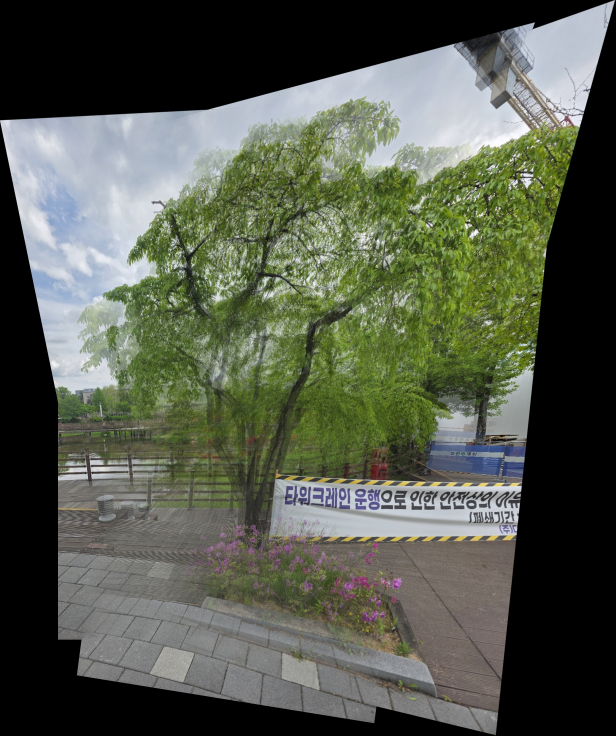
#> input picture stitched_result.jpg, 1846 x 2206 px (shown at 1/3 size)
$ python -i stitch.py   (imports and definitions only)
#> lines starting #> are read from the running program, lines starting #| are printed output that depends on the picture
import cv2
import numpy as np
import os

# [39 lines left out: functions load_images, blend_images, not called in this run]

def stitch_images(images):
    if not images:
        return None

    sift = cv2.SIFT_create()
    bf = cv2.BFMatcher(cv2.NORM_L2, crossCheck=False)

    base_img = images.pop(0)

    while images:
        print(f"\n🔄 남은 퍼즐 조각 {len(images)}장 중, 캔버스와 가장 잘 맞는 조각을 찾는 중...")

        gray_base = cv2.cvtColor(base_img, cv2.COLOR_BGR2GRAY)
        _, mask_base = cv2.threshold(gray_base, 1, 255, cv2.THRESH_BINARY)
        kp_base, des_base = sift.detectAndCompute(base_img, mask_base)

        best_match_count = 0
        best_img_idx = -1
        best_good_matches = []
        best_kp_new = None

        for i, img in enumerate(images):
            gray_new = cv2.cvtColor(img, cv2.COLOR_BGR2GRAY)
            _, mask_new = cv2.threshold(gray_new, 1, 255, cv2.THRESH_BINARY)
            kp_new, des_new = sift.detectAndCompute(img, mask_new)

            if des_new is None or des_base is None:
                continue

            raw_matches = bf.knnMatch(des_new, des_base, k=2)

            good_matches = []
            for m, n in raw_matches:
                if m.distance < 0.7 * n.distance:
                    good_matches.append(m)

            if len(good_matches) > best_match_count:
                best_match_count = len(good_matches)
                best_img_idx = i
                best_good_matches = good_matches
                best_kp_new = kp_new

        if best_match_count < 15:
            print("⚠️ 더 이상 캔버스와 겹치는 사진을 찾을 수 없어 정합을 종료합니다.")
            break

        print(f"  -> 가장 잘 맞는 조각 발견! (매칭점: {best_match_count}개). 블렌딩 병합 시작...")

        best_img = images.pop(best_img_idx)

        pts_new = np.float32([best_kp_new[m.queryIdx].pt for m in best_good_matches]).reshape(-1, 2)
        pts_base = np.float32([kp_base[m.trainIdx].pt for m in best_good_matches]).reshape(-1, 2)

        H, status = cv2.findHomography(pts_new, pts_base, cv2.RANSAC, 5.0)

        if H is None:
            print("❌ 호모그래피 행렬 계산 실패. 이 조각은 건너뜁니다.")
            continue

        h_base, w_base = base_img.shape[:2]
        h_new, w_new = best_img.shape[:2]

        corners_new = np.float32([[0, 0], [0, h_new], [w_new, h_new], [w_new, 0]]).reshape(-1, 1, 2)
        warped_corners_new = cv2.perspectiveTransform(corners_new, H)
        corners_base = np.float32([[0, 0], [0, h_base], [w_base, h_base], [w_base, 0]]).reshape(-1, 1, 2)

        all_corners = np.concatenate((corners_base, warped_corners_new), axis=0)

        [x_min, y_min] = np.int32(all_corners.min(axis=0).ravel() - 0.5)
        [x_max, y_max] = np.int32(all_corners.max(axis=0).ravel() + 0.5)

        result_width = x_max - x_min
        result_height = y_max - y_min

        if result_width > 15000 or result_height > 15000:
            print(f"❌ [경고] 비정상적인 팽창 발생 ({result_width} x {result_height}). 이 조각은 버립니다.")
            continue

        translation_dist = [-x_min, -y_min]
        H_translation = np.array([[1, 0, translation_dist[0]],
                                  [0, 1, translation_dist[1]],
                                  [0, 0, 1]])

        warped_new = cv2.warpPerspective(best_img, H_translation.dot(H), (result_width, result_height))

        warped_base = np.zeros_like(warped_new)
        warped_base[translation_dist[1]:h_base+translation_dist[1], translation_dist[0]:w_base+translation_dist[0]] = base_img

        base_img = blend_images(warped_base, warped_new)

    return base_img

# [31 lines left out: function main, not called in this run]

# [2 lines not run here, left out]

>>> import cv2
>>> picture = cv2.imread('stitched_result.jpg', cv2.IMREAD_GRAYSCALE)
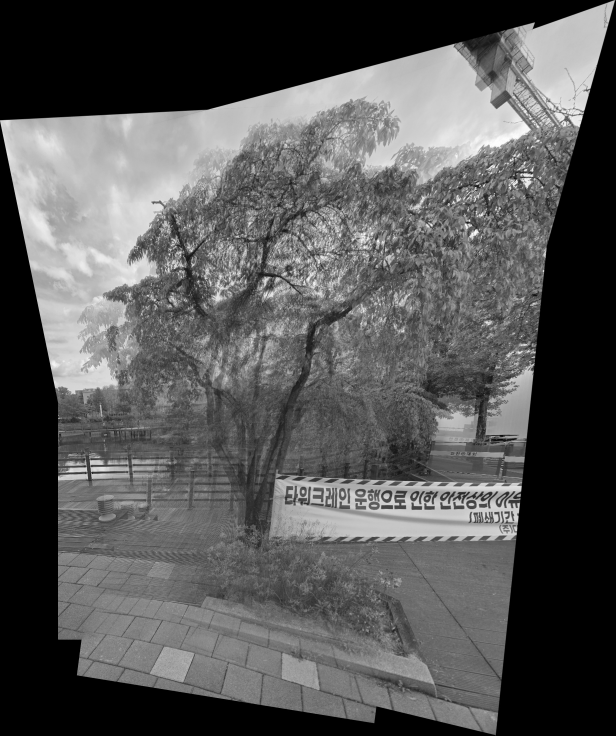
#> picture: shape (2206, 1846) (shown at 1/3 size); min 0, max 255, mean 86.7
#> (the run stopped early here; a loop or call above may not have finished)
